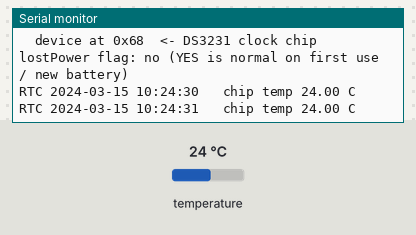
Recording of a sketch running on a simulated ESP32. Shown: the last lines printed to the serial monitor. The test bench sets the inputs (shaded band); at power-on: temperature 24 °C. The local clock reads 2024-03-15 10:24:30 at power-on unless the sketch sets it.

Above: at 1.7 s.
1.8 s: temperature set to 12 °C
At 3.1 s:
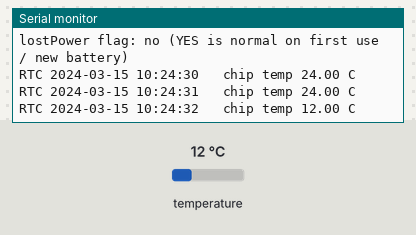
3.3 s: temperature set to 19 °C
At 4.3 s:
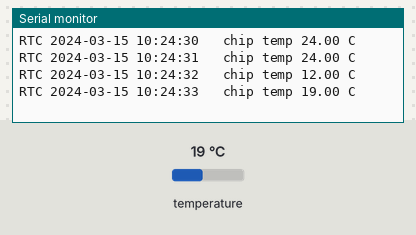
Timing chart, 0 to 6.3 s (numbered marks = the images above; inputs shaded):
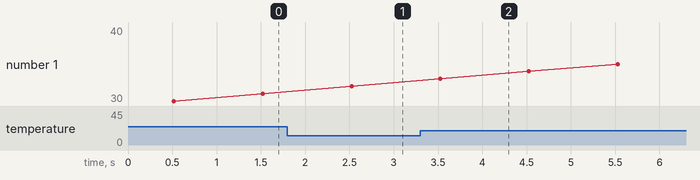

Measured:
- after the input at 1.8 s, the serial monitor: prints a new line after 0.72 s (image 1)
- after the input at 3.3 s, the serial monitor: prints a new line after 0.23 s (image 2)

The sketch:

t4_ds3231.ino
```cpp
// TEST 4 - DS3231 detection + time. Needs library "RTClib" by Adafruit.
#include <Wire.h>
#include <RTClib.h>
RTC_DS3231 rtc;
void setup() {
  Serial.begin(115200);
  delay(500);
  Wire.begin(21, 22);                       // SDA = GPIO21, SCL = GPIO22
  Serial.println("Scanning I2C bus...");
  int found = 0;
  for (uint8_t addr = 1; addr < 127; addr++) {
    Wire.beginTransmission(addr);
    if (Wire.endTransmission() == 0) {
      Serial.printf("  device at 0x%02X%s\n", addr,
                    addr == 0x68 ? "  <- DS3231 clock chip" : (addr == 0x57 ? "  <- module's EEPROM (normal)" : ""));
      found++;
    }
  }
  if (!found) Serial.println("  NOTHING found - check wiring (see guide Part 10)");
  if (!rtc.begin()) { Serial.println("rtc.begin() FAILED - DS3231 not answering"); return; }
  Serial.printf("lostPower flag: %s (YES is normal on first use / new battery)\n", rtc.lostPower() ? "YES" : "no");
}
void loop() {
  DateTime t = rtc.now();
  Serial.printf("RTC %04d-%02d-%02d %02d:%02d:%02d   chip temp %.2f C\n",
                t.year(), t.month(), t.day(), t.hour(), t.minute(), t.second(), rtc.getTemperature());
  delay(1000);
}
```
